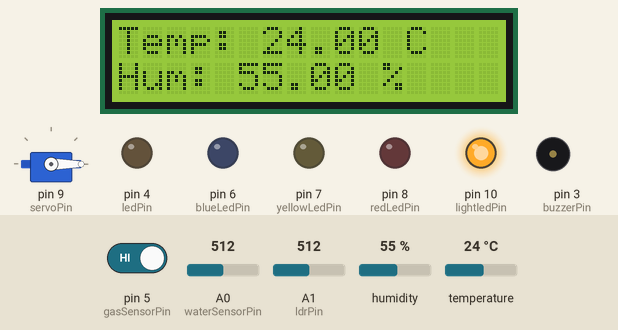
This sketch was run on a simulated Arduino Uno, built with avr-gcc and run on an emulated ATmega328P. Shown: 16×2 character LCD, servo, output pins drawn as LEDs (lit = HIGH), buzzer (waves = sounding). The inputs (shaded band) are chosen by the test bench; at power-on: A1 (ldrPin) = 512, pin 5 (gasSensorPin) HIGH, A0 (waterSensorPin) = 512, humidity 55 %, temperature 24 °C. What the sketch prints to the serial monitor is not drawn.

Above: at 2.2 s.
2.3 s: A1 (ldrPin) set to 939
9.0 s: A1 (ldrPin) set to 958
At 11.3 s:
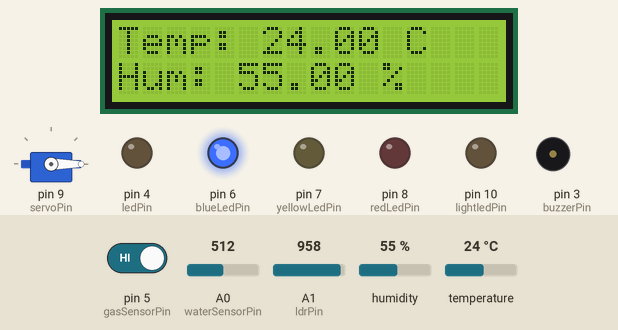
13.0 s: pin 5 (gasSensorPin) driven LOW
At 17.9 s:
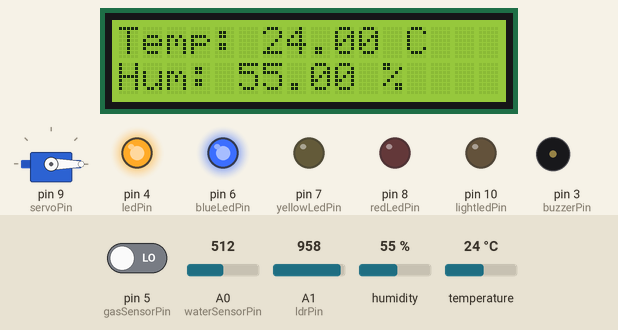
21.3 s: A0 (waterSensorPin) set to 313
25.3 s: A0 (waterSensorPin) set to 283
At 30.2 s:
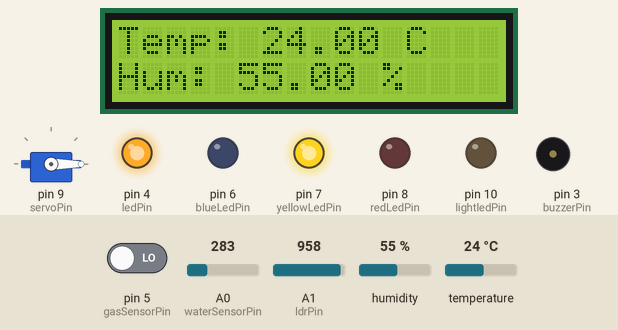
33.5 s: pin 5 (gasSensorPin) driven HIGH
At 35.4 s:
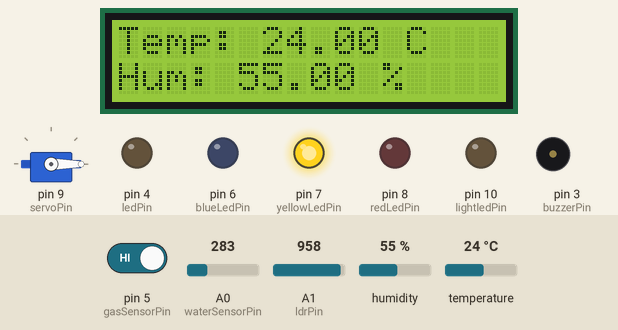
Timing chart, 0 to 36.9 s (numbered marks = the images above; inputs shaded):
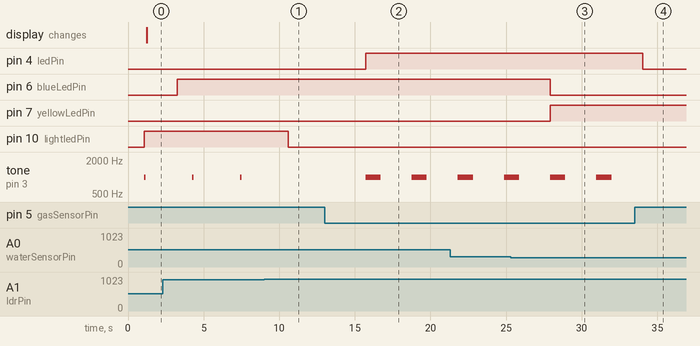

The sketch:

lcd.ino
```cpp
#include <Wire.h>
#include <LiquidCrystal_I2C.h>
#include <DHT.h>

#include <Servo.h>  // სერვოს ბიბლიოთეკა

const int ldrPin = A1;        // LDR სენსორი უკავშირდება ანალოგურ პინ A0
const int lightledPin = 10;         // LED პინი


const int waterSensorPin = A0;

// LED-ების პინები
const int redLedPin = 8;
const int yellowLedPin = 7;
const int blueLedPin = 6;

// სერვოს პინი
const int servoPin = 9;
Servo myServo;

bool servoMoved = false; // ვაკონტროლოთ სერვოს მდგომარეობა

// LCD I2C პარამეტრები
LiquidCrystal_I2C lcd(0x27, 16, 2);
const int gasSensorPin = 5;     // MQ სენსორის Digital Out
const int buzzerPin = 3;        // Passive ბაზერი
const int ledPin = 4;           // წითელი LED

// DHT სენსორი
#define DHTPIN 2        // სენსორი მიერთებულია პინზე 2
#define DHTTYPE DHT11   // თუ გაქვს DHT22, შეცვალე DHT22-ით

DHT dht(DHTPIN, DHTTYPE);


void setup() {
  pinMode(lightledPin, OUTPUT);
  pinMode(buzzerPin, OUTPUT);
  Serial.begin(9600);         // მონიტორინგისთვის
  lcd.init();
  lcd.backlight();

  dht.begin();       // DHT სენსორის ინიციალიზაცია

  lcd.setCursor(0, 0);
  lcd.print("Initializing...");
  delay(1000);
  pinMode(gasSensorPin, INPUT);
  pinMode(buzzerPin, OUTPUT);   // tone() მაინც საჭიროებს OUTPUT რეჟიმს
  pinMode(ledPin, OUTPUT);
  Serial.begin(9600);           // მონიტორინგისთვის

  pinMode(redLedPin, OUTPUT);
  pinMode(yellowLedPin, OUTPUT);
  pinMode(blueLedPin, OUTPUT);

  myServo.attach(servoPin); // სერვოს მიერთება
  myServo.write(0);         // საწყის პოზიციაზე დაყენება

  Serial.begin(9600);
}

void loop() {
  int lightValue = analogRead(ldrPin);
  Serial.println(lightValue);   // სანახავად მონიტორზე

  if (lightValue < 950) {
    digitalWrite(lightledPin, HIGH);     // აანთე ნათურა
    tone(buzzerPin, 1000);          // ჩართე ტონი
    delay(100);
    noTone(buzzerPin);              // გამორთე ტონი
    delay(00);
  } else {
    digitalWrite(lightledPin, LOW);      // ჩააქრე ნათურა
    noTone(buzzerPin);              // გამორთე ბაზერი
  }
  float humidity = dht.readHumidity();
  float temperature = dht.readTemperature(); // ცელსიუსში

  lcd.clear();
  lcd.setCursor(0, 0);
  lcd.print("Temp: ");
  lcd.print(temperature);
  lcd.print(" C");

  lcd.setCursor(0, 1);
  lcd.print("Hum: ");
  lcd.print(humidity);
  lcd.print(" %");

  delay(2000); // განახლება ყოველ 2 წამში
  int gasState = digitalRead(gasSensorPin);  // სენსორის მდგომარეობის წაკითხვა

  if (gasState == LOW) {
    // გაზი აღმოჩენილია
    tone(buzzerPin, 1000);         // ბაზერის ჩართვა (1000 ჰც ტონი)
    digitalWrite(ledPin, HIGH);    // ნათურის ჩართვა
    Serial.println("გაზი აღმოჩენილია!");
  } else {
    // ყველაფერი ნორმაშია
    noTone(buzzerPin);             // ბაზერის გამორთვა
    digitalWrite(ledPin, LOW);     // ნათურის გამორთვა
    Serial.println("ნორმალური მდგომარეობა");
  }

   int sensorValue = analogRead(waterSensorPin);

  Serial.print("Water Level: ");
  Serial.println(sensorValue);

  // LED ლოგიკა
  if (sensorValue < 200) {
    digitalWrite(redLedPin, HIGH);
    digitalWrite(yellowLedPin, LOW);
    digitalWrite(blueLedPin, LOW);
  } else if (sensorValue >= 200 && sensorValue < 300) {
    digitalWrite(redLedPin, LOW);
    digitalWrite(yellowLedPin, HIGH);
    digitalWrite(blueLedPin, LOW);
  } else {
    digitalWrite(redLedPin, LOW);
    digitalWrite(yellowLedPin, LOW);
    digitalWrite(blueLedPin, HIGH);
  }

  // სერვოს ლოგიკა
  if (sensorValue < 150 && !servoMoved) {
    myServo.write(90);      // დაიტრიალოს
    servoMoved = true;
  } else if (sensorValue > 600 && servoMoved) {
    myServo.write(0);       // დაბრუნდეს საწყისზე
    servoMoved = false;
  }

  delay(1000); // განახლება ყოველ წამში
}
```

Measured:
- the behaviour switches between 949 and 950 on A1 (ldrPin) (found by bisection; images 0 and 1)
- the behaviour switches between 300 and 299 on A0 (waterSensorPin) (found by bisection; images 2 and 3)
- after the input at 9.0 s, pin 10 (lightledPin): HIGH → LOW after 1.6 s; tone on pin 3 (buzzerPin): stays silent (without the input it goes to 1000 Hz after 1.6 s)
- after the input at 13.0 s, pin 4 (ledPin): LOW → HIGH after 2.7 s; tone on pin 3 (buzzerPin): alternates 1000 Hz for 1.0 s and silent for 2.1 s, starting after 2.7 s
- after the input at 25.3 s, pin 6 (blueLedPin): HIGH → LOW after 2.6 s; pin 7 (yellowLedPin): LOW → HIGH after 2.6 s
- after the input at 33.5 s, pin 4 (ledPin): HIGH → LOW after 0.53 s; tone on pin 3 (buzzerPin): stops changing and stays silent
- by itself, tone on pin 3 (buzzerPin): alternates 1000 Hz for 0.10 s and silent for 3.1 s
